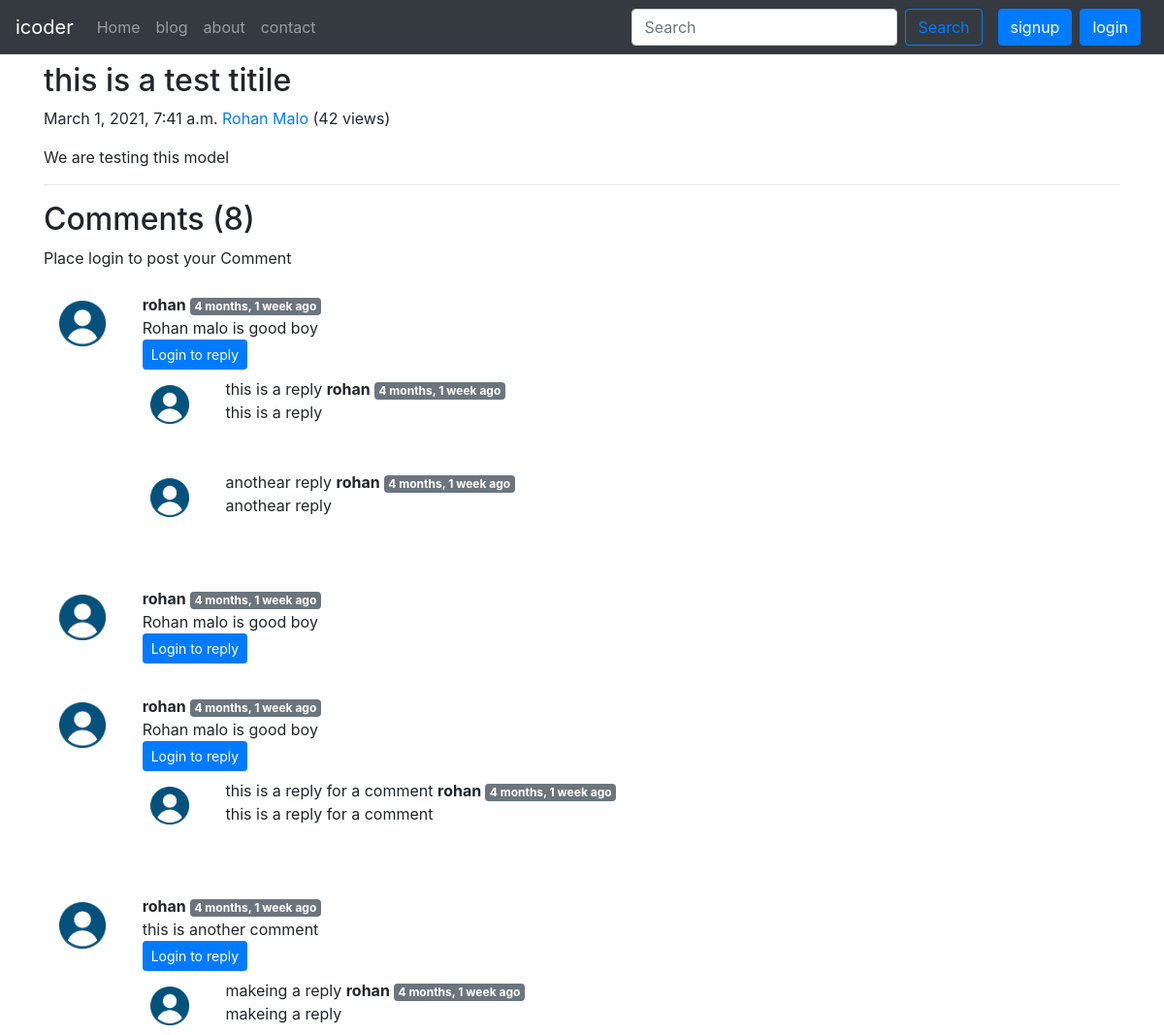
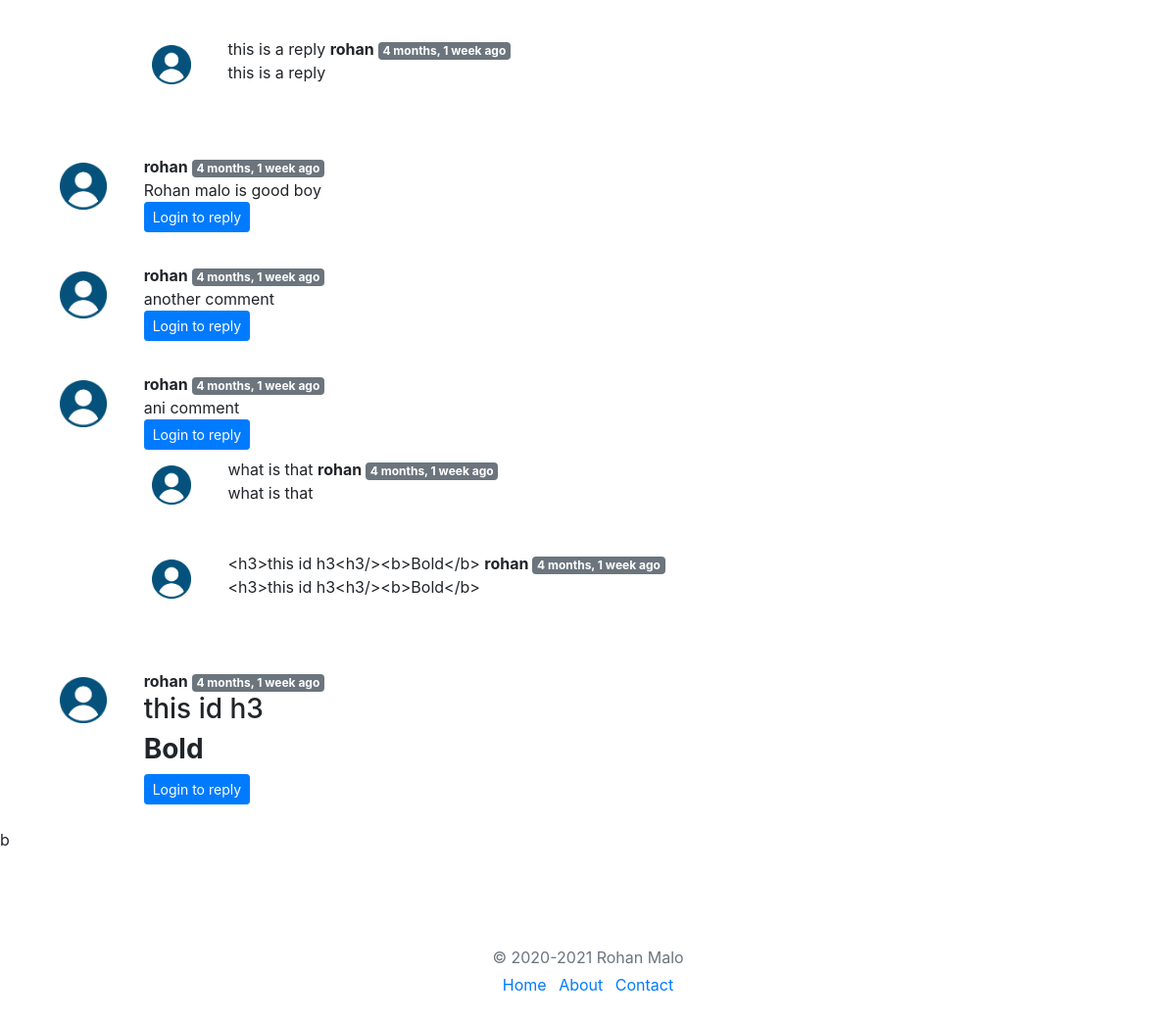
Page /blog/seagentblogpost/ on the committed database (2 pictures, top to bottom).
### blog/models.py (models this page shows, shortened)
class Post(models.Model):
    sno = models.AutoField(primary_key=True)
    title = models.CharField(max_length=225)
    contect = models.TextField()
    auther = models.CharField(max_length=100)
    slug = models.CharField(max_length=150)
    views = models.IntegerField(default=0)
    timeStamp = models.DateTimeField(blank=True)

class BlogComments(models.Model):
    sno = models.AutoField(primary_key=True)
    comment = models.TextField()
    user = models.ForeignKey(User, on_delete=models.CASCADE)
    post = models.ForeignKey(Post, on_delete=models.CASCADE)
    parent = models.ForeignKey('self', on_delete=models.CASCADE, null=True)
    timestamp = models.DateTimeField(default=now)

### blog/views.py (the view)
# urls.py: path('<str:slug>/', views.blogPost, name='blogPost'),
def blogPost(request, slug):
    post = Post.objects.filter(slug=slug).first()
    post.views = post.views + 1
    post.save()
    comments = BlogComments.objects.filter(post=post, parent=None)
    replies = BlogComments.objects.filter(post=post).exclude(parent=None)
    repyDict = {}
    for reply in replies:
        if reply.parent.sno not in repyDict.keys():
            repyDict[reply.parent.sno] = [reply]
        else:
            repyDict[reply.parent.sno].append(reply)
    context = {'post':post, 'comments':comments, 'user': request.user, 'repyDict':repyDict}
    return render(request, 'blog/blogPost.html', context)

### blog/templatetags/extras.py (called while the page is built)
@register.filter(name='get_val')
def get_val(dict, key):
    return dict.get(key)

### templates/blog/blogPost.html (shortened to what this page needs)
{% extends 'base.html' %}
{% load humanize %}
{% load extras %}
{% block body %}
<div class="container">
    <div class="blog-post">
        <h2 class="blog-post-title my-2">{{post.title}}</h2>
        <p class="blog-post-meta">{{post.timeStamp}} <a href="#">{{post.auther}}</a> (<span>{{post.views}} views</span>)</p>
        <p>{{post.contect|safe}}</p>
        <hr>
    </div>
</div>
<div class="container">
    <h2>Comments ({{comments.count}})</h2>
    <div class="my-2">
        {% if user.is_authenticated %}
        <form action="/blog/postComment" method="post">
            {% csrf_token %}
            <div class="form-group">
                <label for="exampleInputEmail1">Post Comment </label>
                <input type="text" class="form-control" name="comment" placeholder="Enter comment here">
            </div>
            <input type="hidden" name="postSno" value="{{post.sno}}">
            <input type="hidden" name="parentSno" value="">
            <button type="submit" class="btn btn-primary">Submit</button>
        </form>
        {% else %}
        <p>Place login to post your Comment</p>
        {% endif %}
    </div>
    {% for comment in comments %}
    <div class="row my-3 p-2">
        <div class="col-md-1  ">
            <img class="rounded mx-auto d-block w-100 p-2 " src="/static/img/user.png" alt="user">
        </div>
        <div class="col-md-11 ">
            <b> {{comment.user.username}} </b> <span class="badge badge-secondary">{{comment.timestamp | naturaltime}}</span>
            <div> {{comment.comment|safe}} </div>
            <div class="reply mx-0">
                {% if user.is_authenticated %}
                <button class="btn btn-sm btn-primary" type="button" data-toggle="collapse"
                    data-target="#replyBox{{comment.sno}}" aria-expanded="false"
                    aria-controls="replyBox{{comment.sno}}">
                    Reply
                </button>
                <div class="collapse" id="replyBox{{comment.sno}}">
                    <div class="card card-body my-2">
                        <form action="/blog/postComment" method="post">
                            {% csrf_token %}
                            <div class="form-group">
                                <label for="comment">Post a reply </label>
                                <input type="text" class="form-control" name="comment" placeholder="Enter comment here">
                                <input type="hidden" name="parentSno" value="{{comment.sno}}">
                            </div>
                            <input type="hidden" name="postSno" value="{{post.sno}}">
                            <button type="submit" class="btn btn-primary">Submit</button>
                        </form>
                    </div>
                </div>
                {% else %}
                <button class="btn btn-sm btn-primary" type="button" data-toggle="collapse"
                    data-target="#replyBox{{comment.sno}}" aria-expanded="false"
                    aria-controls="replyBox{{comment.sno}}">
                    Login to reply
                </button>
                {% endif %}
                <div class="replies ">
                    {% for reply in repyDict|get_val:comment.sno %}
                    <div class="row my-2">
                        <div class="col-md-1">
                            <img class="rounded mx-auto d-block w-100 p-2 " src="/static/img/user.png" alt="user">
                        </div>
                        <div class="col-md-11  ">
                            {{reply.comment}}
                            <b> {{reply.user.username}} </b> <span class="badge badge-secondary">{{reply.timestamp | naturaltime}}</span>
                            <div> {{reply.comment}} </div>
                        </div>
                    </div>
                    <br>
                    {% endfor %}
                </div>
            </div>
        </div>
    </div>
    {% endfor %}
</div>
b
{% endblock body %}

### rows in the picture
Post: title "this is a test titile", timeStamp "March 1, 2021, 7:41 a.m.", auther "Rohan Malo", views "42", contect "We are testing this model"
BlogComments: user.username "rohan", timestamp "4 months, 1 week ago", comment "Rohan malo is good boy"
BlogComments: comment "this is a reply", user.username "rohan", timestamp "4 months, 1 week ago"
BlogComments: comment "anothear reply", user.username "rohan", timestamp "4 months, 1 week ago"
BlogComments: user.username "rohan", timestamp "4 months, 1 week ago", comment "Rohan malo is good boy"
BlogComments: user.username "rohan", timestamp "4 months, 1 week ago", comment "Rohan malo is good boy"
BlogComments: comment "this is a reply for a comment", user.username "rohan", timestamp "4 months, 1 week ago"
BlogComments: user.username "rohan", timestamp "4 months, 1 week ago", comment "this is another comment"
BlogComments: comment "makeing a reply", user.username "rohan", timestamp "4 months, 1 week ago"
BlogComments: comment "this is a reply", user.username "rohan", timestamp "4 months, 1 week ago"
BlogComments: user.username "rohan", timestamp "4 months, 1 week ago", comment "Rohan malo is good boy"
BlogComments: user.username "rohan", timestamp "4 months, 1 week ago", comment "another comment"
BlogComments: user.username "rohan", timestamp "4 months, 1 week ago", comment "ani comment"
BlogComments: comment "what is that", user.username "rohan", timestamp "4 months, 1 week ago"
BlogComments: comment "<h3>this id h3<h3/><b>Bold</b>", user.username "rohan", timestamp "4 months, 1 week ago"
BlogComments: user.username "rohan", timestamp "4 months, 1 week ago", comment "this id h3 Bold"

### other values in the picture
{{ comments.count }} "8"
